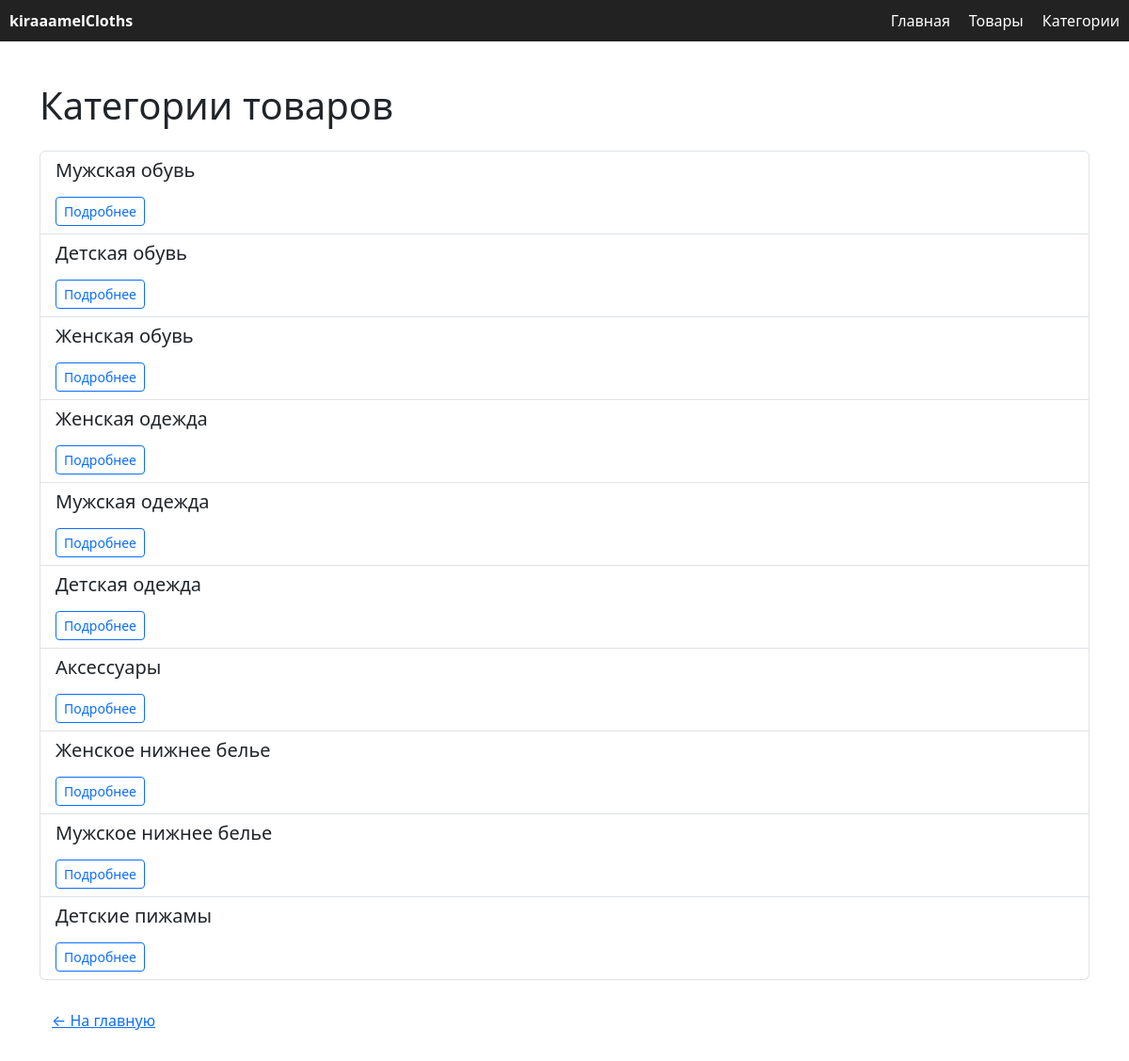
Page /categories/ on the committed database.
### shop/models.py (models this page shows, shortened)
class ProductCategory(models.Model):
    name = models.CharField(max_length=100, verbose_name="Название категории")
    description = models.TextField(blank=True, verbose_name="Описание категории")
    created_at = models.DateTimeField(auto_now_add=True, verbose_name="Дата создания")
    class Meta:
        verbose_name = "Категория товара"
        verbose_name_plural = "Категории товаров"

### shop/views.py (the view)
# urls.py: path('categories/', views.category_list, name='category_list'),
def category_list(request):
    categories = ProductCategory.objects.annotate(
        product_count=Count('products', distinct=True),  # Кол-во товаров в категории
        ordered_items_count=Count('products__order_items', distinct=True),  # Кол-во заказанных позиций
        total_quantity_ordered=Sum('products__order_items__quantity'),  # Суммарное кол-во заказанных товаров
    )
    return render(request, 'category_list.html', {'categories': categories})

### shop/templates/category_list.html (shortened to what this page needs)
<!DOCTYPE html>
<html lang="ru">
<head>
    <link href="https://cdn.jsdelivr.net/npm/bootstrap@5.3.0/dist/css/bootstrap.min.css" rel="stylesheet">
</head>
<body>
<nav style="background-color: #222; padding: 10px; margin-bottom: 20px;">
    <div style="max-width: 1200px; margin: 0 auto; display: flex; justify-content: space-between; align-items: center; color: white;">
        <a href="{% url 'shop:home' %}" style="color: white; font-weight: bold; text-decoration: none;">kiraaamelCloths</a>
        <ul style="list-style: none; display: flex; gap: 20px; margin: 0; padding: 0;">
            <li><a href="{% url 'shop:home' %}" style="color: white; text-decoration: none;">Главная</a></li>
            <li><a href="{% url 'shop:product_list' %}" style="color: white; text-decoration: none;">Товары</a></li>
            <li><a href="{% url 'shop:category_list' %}" style="color: white; text-decoration: none;">Категории</a></li>
        </ul>
    </div>
</nav>
<div class="container py-4">
    <h1 class="mb-4">Категории товаров</h1>
    <ul class="list-group mb-4">
        {% for category in categories %}
            <li class="list-group-item">
                <h5>{{ category.name }}</h5>
                <a href="{% url 'shop:category_list' %}" class="btn btn-sm btn-outline-primary">Подробнее</a>
            </li>
        {% empty %}
            <li class="list-group-item">Категории не найдены.</li>
        {% endfor %}
    </ul>
    <a href="{% url 'shop:home' %}" class="btn btn-link">← На главную</a>
</div>
</body>
</html>

### rows in the picture
ProductCategory: name "Мужская обувь"
ProductCategory: name "Детская обувь"
ProductCategory: name "Женская обувь"
ProductCategory: name "Женская одежда"
ProductCategory: name "Мужская одежда"
ProductCategory: name "Детская одежда"
ProductCategory: name "Аксессуары"
ProductCategory: name "Женское нижнее белье"
ProductCategory: name "Мужское нижнее белье"
ProductCategory: name "Детские пижамы"
